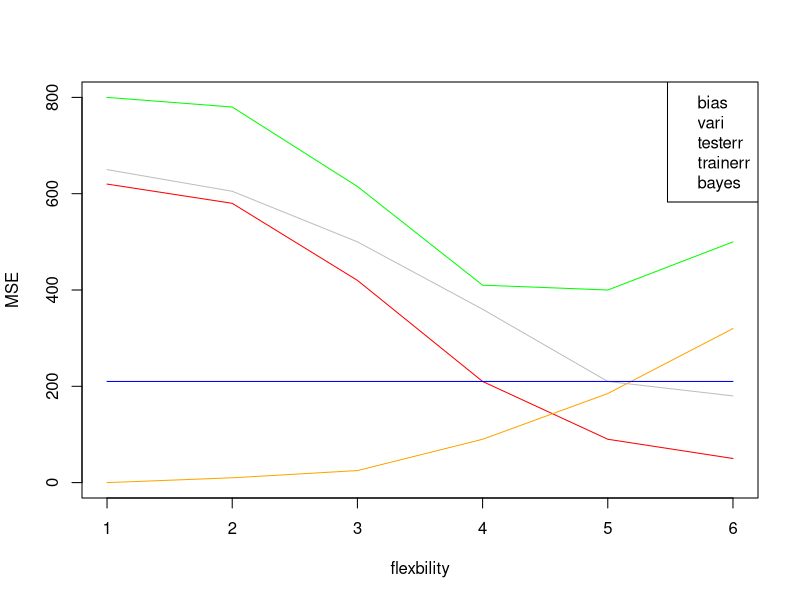

The R source for this figure: (Note: this script raises an error after producing the figure.)
obs1 <- c(0,3,0)
obs2 <- c(2,0,0)
obs3 <- c(0,1,3)
obs4 <- c(0,1,2)
obs5 <- c(-1,0,1)
obs6 <- c(1,1,1)
obs0 <- c(0,0,0)
dist1 = sqrt(sum((obs1 - obs0)^2))
dist2 = sqrt(sum((obs2 - obs0)^2))
dist3 = sqrt(sum((obs3 - obs0)^2))
dist4 = sqrt(sum((obs4 - obs0)^2))
dist5 = sqrt(sum((obs5 - obs0)^2))
dist6 = sqrt(sum((obs6 - obs0)^2))
dist1
dist2
dist3
dist4
dist5
dist6
x <- data.frame(
  bias = c(620,580,420,210,90,50),
  vari = c(0,10,25,90,185,320),
  testerr = c(800,780,615,410,400,500),
  trainerr = c(650,605,500,360,210,180),
  bayes = c(210,210,210,210,210,210)
)
x
xrange <- 1:nrow(x)
plot(0,0,type = "n",xlim = range(xrange),ylim = range(0,x),xlab = "flexbility",ylab = "MSE")
cols <- c("red","orange","green","gray","blue")
for (i in 1:ncol(x)) {
    lines(xrange,x[,i],col=cols[i])
}
legend("topright",legend = colnames(x),col = cols)
png("ch2g.png",width = 800, height = 600)
lines(x,fitted(x),col=cols)
dev.off()
